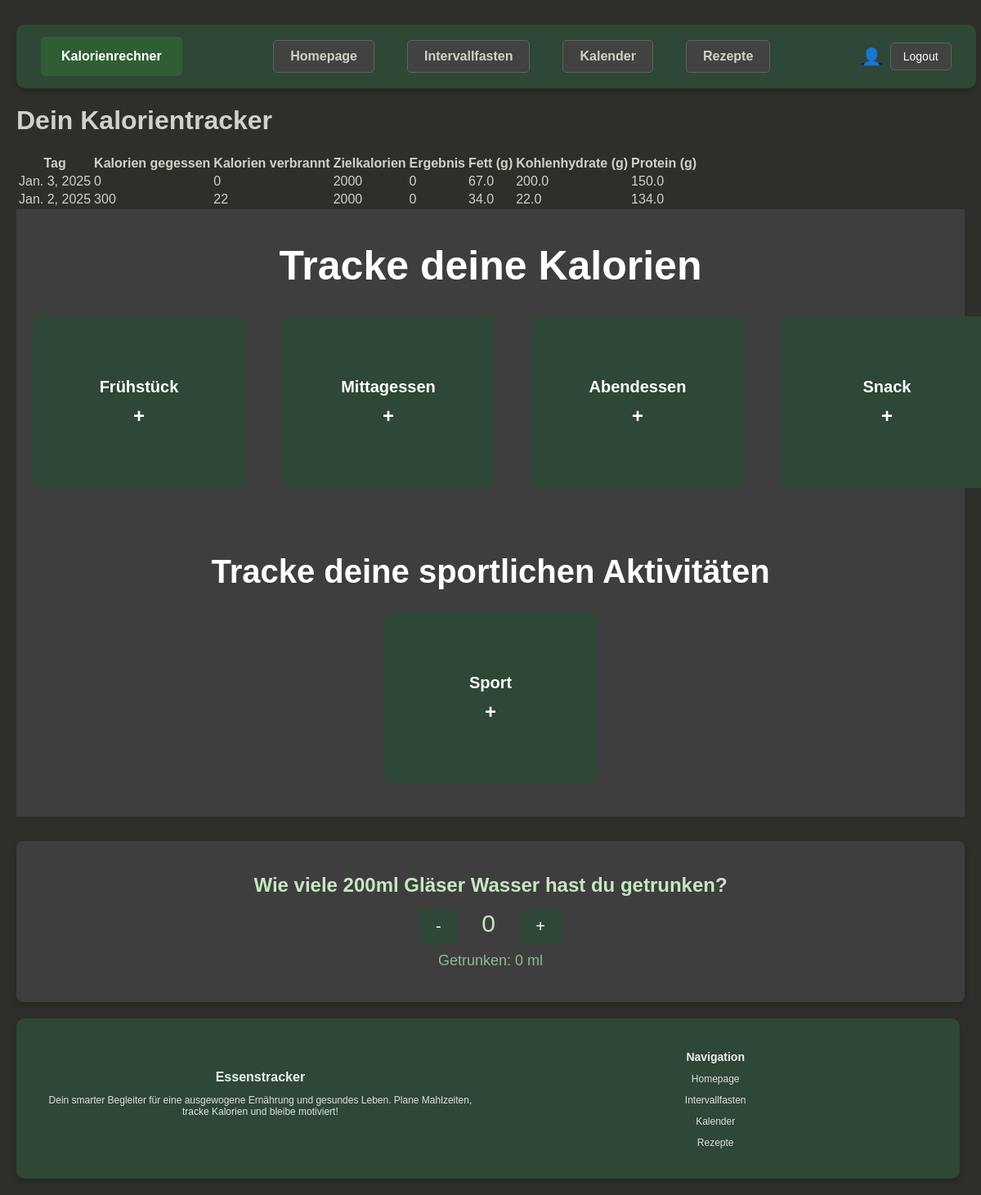
Screenshot of /trackerapp/ (signed in) with the database file from the repository.
### trackerapp/models.py (models this page shows, shortened)
class DailyFood(models.Model):
    user = models.ForeignKey(User, on_delete=models.CASCADE)  # Beziehung zu User
    day = models.DateField(default=now)  # Datum
    calories_eaten = models.PositiveIntegerField(default=0)  # Gegessene Kalorien
    calories_burned = models.PositiveIntegerField(default=0)  # Verbrannte Kalorien
    daily_calorie_target = models.PositiveIntegerField(default=2000)  # Zielkalorien
    calorie_result = models.IntegerField(default=0)  # Ergebnis (Ziel - Verbrauch)
    eaten_fat = models.FloatField(default=0.0)  # Gegessenes Fett
    eaten_carbohydrates = models.FloatField(default=0.0)  # Gegessene Kohlenhydrate
    eaten_protein = models.FloatField(default=0.0)  # Gegessenes Protein
    class Meta:
        unique_together = ('user', 'day')  # Sicherstellen, dass es pro User nur einen Eintrag pro Tag gibt

### trackerapp/views.py (the view)
# urls.py: path('trackerapp/', trackerapp_views.trackerapp, name='trackerapp'),
@login_required
def trackerapp(request):
    user_daily_food = DailyFood.objects.filter(user=request.user).order_by('-day')
    context = {
        'daily_foods': user_daily_food,
    }
    return render(request, 'trackerapp.html', context)

### trackerapp/templates/Trackerapp.html (shortened to what this page needs)
{% extends 'base.html' %}
{% block content %}
    <h1>Dein Kalorientracker</h1>
    <table>
        <thead>
            <tr>
                <th>Tag</th>
                <th>Kalorien gegessen</th>
                <th>Kalorien verbrannt</th>
                <th>Zielkalorien</th>
                <th>Ergebnis</th>
                <th>Fett (g)</th>
                <th>Kohlenhydrate (g)</th>
                <th>Protein (g)</th>
            </tr>
        </thead>
        <tbody>
            {% for entry in daily_foods %}
            <tr>
                <td>{{ entry.day }}</td>
                <td>{{ entry.calories_eaten }}</td>
                <td>{{ entry.calories_burned }}</td>
                <td>{{ entry.daily_calorie_target }}</td>
                <td>{{ entry.calorie_result }}</td>
                <td>{{ entry.eaten_fat }}</td>
                <td>{{ entry.eaten_carbohydrates }}</td>
                <td>{{ entry.eaten_protein }}</td>
            </tr>
            {% empty %}
            <tr>
                <td colspan="8">Keine Einträge gefunden.</td>
            </tr>
            {% endfor %}
        </tbody>
    </table>
    {% include "tracker-function/food-tracker.html" %}
    {% include "tracker-function/sport-tracker.html" %}
    {% include "tracker-function/water-tracker.html" %}
</main>
{% endblock %}

### trackerapp/templates/base.html (style rules this page uses)
body { font-family: Arial, sans-serif; background-color: #2e2f2b; color: #d1d1c7; margin: 0; padding: 20px; justify-content: center; align-items: center; }

### trackerapp/templates/Trackerapp.html (style rules this page uses)
body { font-family: Arial, sans-serif; background-color: #2e2f2b; color: #d1d1c7; margin: 0; padding: 20px; justify-content: center; align-items: center; }

### rows the page displays
DailyFood: day "Jan. 3, 2025", calories_eaten "0", calories_burned "0", daily_calorie_target "2000", calorie_result "0", eaten_fat "67.0", eaten_carbohydrates "200.0", eaten_protein "150.0"
DailyFood: day "Jan. 2, 2025", calories_eaten "300", calories_burned "22", daily_calorie_target "2000", calorie_result "0", eaten_fat "34.0", eaten_carbohydrates "22.0", eaten_protein "134.0"
